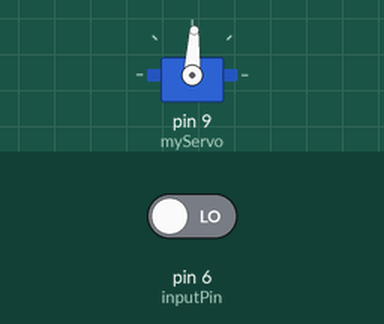
Simulated run of this sketch. Board: Arduino Uno, built with avr-gcc and run on an emulated ATmega328P. Shown: servo. The test bench sets the inputs (shaded band); at power-on: pin 6 (inputPin) LOW. What the sketch prints to the serial monitor is not drawn.

Above: at 1.2 s.
1.3 s: pin 6 (inputPin) driven HIGH
Timing chart, 0 to 4.3 s (numbered marks = the images above; inputs shaded):
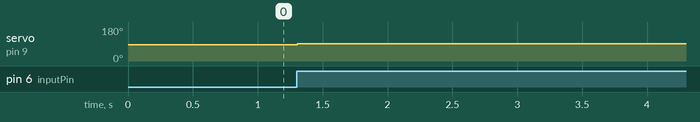

Measured:
- after the input at 1.3 s, servo on pin 9 (myServo): 87° → 91° at once

The sketch:

ServoPinBall.ino
```cpp
#include "Servo.h"

Servo myServo;

int inputPin;

int STOPSPEED = 87;//constant for soeed
int MOVESPEED = 91;

void setup() {
  // put your setup code here, to run once:
  myServo.attach(9);//9 is the pin for servo signal
  Serial.begin(9600);
  inputPin = 6;
  pinMode(inputPin, INPUT);
}

void loop() {
  // put your main code here, to run repeatedly:
  int inputVal=digitalRead(inputPin); // gets the voltage on the input pin
  Serial.println(inputVal);
  if(inputVal==1){ // checks the value if high turn the motor
    myServo.write(MOVESPEED);
    delay(2000);//stop processor for 2s
    myServo.write(STOPSPEED);
  }
  else{
    myServo.write(STOPSPEED);
  }//dont mind me


}
```
